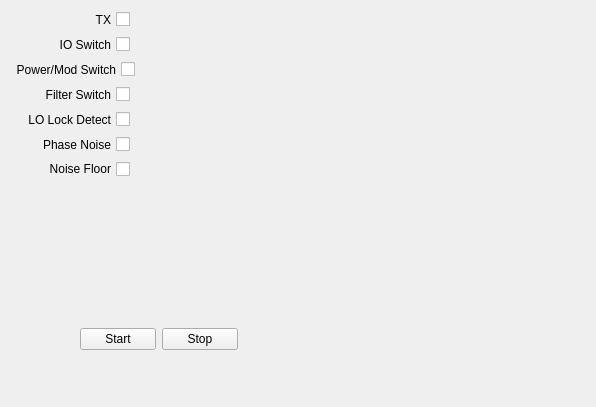
<?xml version="1.0" encoding="UTF-8"?>
<ui version="4.0">
 <class>QTestRFDlg</class>
 <widget class="QWidget" name="QTestRFDlg">
  <property name="geometry">
   <rect>
    <x>0</x>
    <y>0</y>
    <width>596</width>
    <height>407</height>
   </rect>
  </property>
  <property name="windowTitle">
   <string>Form</string>
  </property>
  <widget class="QWidget" name="layoutWidget">
   <property name="geometry">
    <rect>
     <x>80</x>
     <y>327</y>
     <width>158</width>
     <height>25</height>
    </rect>
   </property>
   <layout class="QHBoxLayout" name="horizontalLayout">
    <item>
     <widget class="QPushButton" name="pushButtonStar">
      <property name="sizePolicy">
       <sizepolicy hsizetype="Expanding" vsizetype="Fixed">
        <horstretch>0</horstretch>
        <verstretch>0</verstretch>
       </sizepolicy>
      </property>
      <property name="text">
       <string>Start</string>
      </property>
     </widget>
    </item>
    <item>
     <widget class="QPushButton" name="pushButtonStop">
      <property name="sizePolicy">
       <sizepolicy hsizetype="Expanding" vsizetype="Fixed">
        <horstretch>0</horstretch>
        <verstretch>0</verstretch>
       </sizepolicy>
      </property>
      <property name="text">
       <string>Stop</string>
      </property>
     </widget>
    </item>
   </layout>
  </widget>
  <widget class="QWidget" name="layoutWidget">
   <property name="geometry">
    <rect>
     <x>10</x>
     <y>10</y>
     <width>251</width>
     <height>168</height>
    </rect>
   </property>
   <layout class="QVBoxLayout" name="verticalLayout">
    <item>
     <layout class="QHBoxLayout" name="horizontalLayout_4">
      <item>
       <widget class="QCheckBox" name="checkBoxTX">
        <property name="sizePolicy">
         <sizepolicy hsizetype="Fixed" vsizetype="Fixed">
          <horstretch>0</horstretch>
          <verstretch>0</verstretch>
         </sizepolicy>
        </property>
        <property name="minimumSize">
         <size>
          <width>120</width>
          <height>0</height>
         </size>
        </property>
        <property name="layoutDirection">
         <enum>Qt::RightToLeft</enum>
        </property>
        <property name="text">
         <string>TX</string>
        </property>
       </widget>
      </item>
      <item>
       <spacer name="horizontalSpacer">
        <property name="orientation">
         <enum>Qt::Horizontal</enum>
        </property>
        <property name="sizeHint" stdset="0">
         <size>
          <width>40</width>
          <height>20</height>
         </size>
        </property>
       </spacer>
      </item>
     </layout>
    </item>
    <item>
     <layout class="QHBoxLayout" name="horizontalLayout_8">
      <item>
       <widget class="QCheckBox" name="checkBoxTX_IOSw">
        <property name="sizePolicy">
         <sizepolicy hsizetype="Fixed" vsizetype="Fixed">
          <horstretch>0</horstretch>
          <verstretch>0</verstretch>
         </sizepolicy>
        </property>
        <property name="minimumSize">
         <size>
          <width>120</width>
          <height>0</height>
         </size>
        </property>
        <property name="layoutDirection">
         <enum>Qt::RightToLeft</enum>
        </property>
        <property name="text">
         <string>IO Switch</string>
        </property>
       </widget>
      </item>
      <item>
       <widget class="QLed" name="resultTX_IOSw" native="true">
        <property name="minimumSize">
         <size>
          <width>35</width>
          <height>0</height>
         </size>
        </property>
       </widget>
      </item>
     </layout>
    </item>
    <item>
     <layout class="QHBoxLayout" name="horizontalLayout_6">
      <item>
       <widget class="QCheckBox" name="checkBoxTX_PwrModSw">
        <property name="sizePolicy">
         <sizepolicy hsizetype="Fixed" vsizetype="Fixed">
          <horstretch>0</horstretch>
          <verstretch>0</verstretch>
         </sizepolicy>
        </property>
        <property name="minimumSize">
         <size>
          <width>120</width>
          <height>0</height>
         </size>
        </property>
        <property name="layoutDirection">
         <enum>Qt::RightToLeft</enum>
        </property>
        <property name="text">
         <string>Power/Mod Switch</string>
        </property>
       </widget>
      </item>
      <item>
       <widget class="QLed" name="resultTX_PwrModSw" native="true">
        <property name="minimumSize">
         <size>
          <width>35</width>
          <height>0</height>
         </size>
        </property>
       </widget>
      </item>
     </layout>
    </item>
    <item>
     <layout class="QHBoxLayout" name="horizontalLayout_7">
      <item>
       <widget class="QCheckBox" name="checkBoxTX_FilterSw">
        <property name="sizePolicy">
         <sizepolicy hsizetype="Fixed" vsizetype="Fixed">
          <horstretch>0</horstretch>
          <verstretch>0</verstretch>
         </sizepolicy>
        </property>
        <property name="minimumSize">
         <size>
          <width>120</width>
          <height>0</height>
         </size>
        </property>
        <property name="layoutDirection">
         <enum>Qt::RightToLeft</enum>
        </property>
        <property name="text">
         <string>Filter Switch</string>
        </property>
       </widget>
      </item>
      <item>
       <widget class="QLed" name="resultTX_FilterSw" native="true">
        <property name="minimumSize">
         <size>
          <width>35</width>
          <height>0</height>
         </size>
        </property>
       </widget>
      </item>
     </layout>
    </item>
    <item>
     <layout class="QHBoxLayout" name="horizontalLayout_5">
      <item>
       <widget class="QCheckBox" name="checkBoxTX_LOLD">
        <property name="sizePolicy">
         <sizepolicy hsizetype="Fixed" vsizetype="Fixed">
          <horstretch>0</horstretch>
          <verstretch>0</verstretch>
         </sizepolicy>
        </property>
        <property name="minimumSize">
         <size>
          <width>120</width>
          <height>0</height>
         </size>
        </property>
        <property name="layoutDirection">
         <enum>Qt::RightToLeft</enum>
        </property>
        <property name="text">
         <string>LO Lock Detect</string>
        </property>
       </widget>
      </item>
      <item>
       <widget class="QLed" name="resultTX_LOLD" native="true">
        <property name="minimumSize">
         <size>
          <width>35</width>
          <height>0</height>
         </size>
        </property>
       </widget>
      </item>
     </layout>
    </item>
    <item>
     <layout class="QHBoxLayout" name="horizontalLayout_2">
      <item>
       <widget class="QCheckBox" name="checkBoxTX_PhaseNoise">
        <property name="sizePolicy">
         <sizepolicy hsizetype="Fixed" vsizetype="Fixed">
          <horstretch>0</horstretch>
          <verstretch>0</verstretch>
         </sizepolicy>
        </property>
        <property name="minimumSize">
         <size>
          <width>120</width>
          <height>0</height>
         </size>
        </property>
        <property name="layoutDirection">
         <enum>Qt::RightToLeft</enum>
        </property>
        <property name="text">
         <string>Phase Noise</string>
        </property>
       </widget>
      </item>
      <item>
       <widget class="QLed" name="resultTX_PhaseNoise" native="true">
        <property name="minimumSize">
         <size>
          <width>35</width>
          <height>0</height>
         </size>
        </property>
       </widget>
      </item>
     </layout>
    </item>
    <item>
     <layout class="QHBoxLayout" name="horizontalLayout_3">
      <item>
       <widget class="QCheckBox" name="checkBoxTX_NoiseFloor">
        <property name="sizePolicy">
         <sizepolicy hsizetype="Fixed" vsizetype="Fixed">
          <horstretch>0</horstretch>
          <verstretch>0</verstretch>
         </sizepolicy>
        </property>
        <property name="minimumSize">
         <size>
          <width>120</width>
          <height>0</height>
         </size>
        </property>
        <property name="layoutDirection">
         <enum>Qt::RightToLeft</enum>
        </property>
        <property name="text">
         <string>Noise Floor</string>
        </property>
       </widget>
      </item>
      <item>
       <widget class="QLed" name="resultTX_NoiseFloor" native="true">
        <property name="minimumSize">
         <size>
          <width>35</width>
          <height>0</height>
         </size>
        </property>
       </widget>
      </item>
     </layout>
    </item>
   </layout>
  </widget>
 </widget>
 <customwidgets>
  <customwidget>
   <class>QLed</class>
   <extends>QWidget</extends>
   <header>led.h</header>
   <container>1</container>
  </customwidget>
 </customwidgets>
 <resources/>
 <connections/>
</ui>
